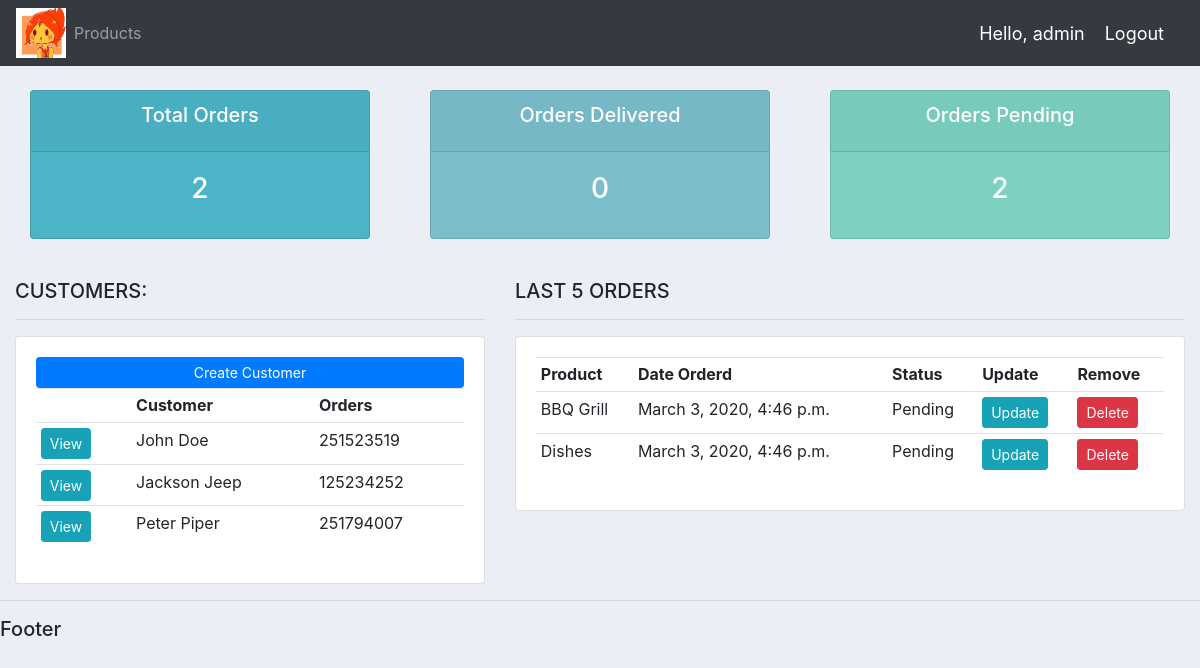
Page / (signed in) on the earlier database version.
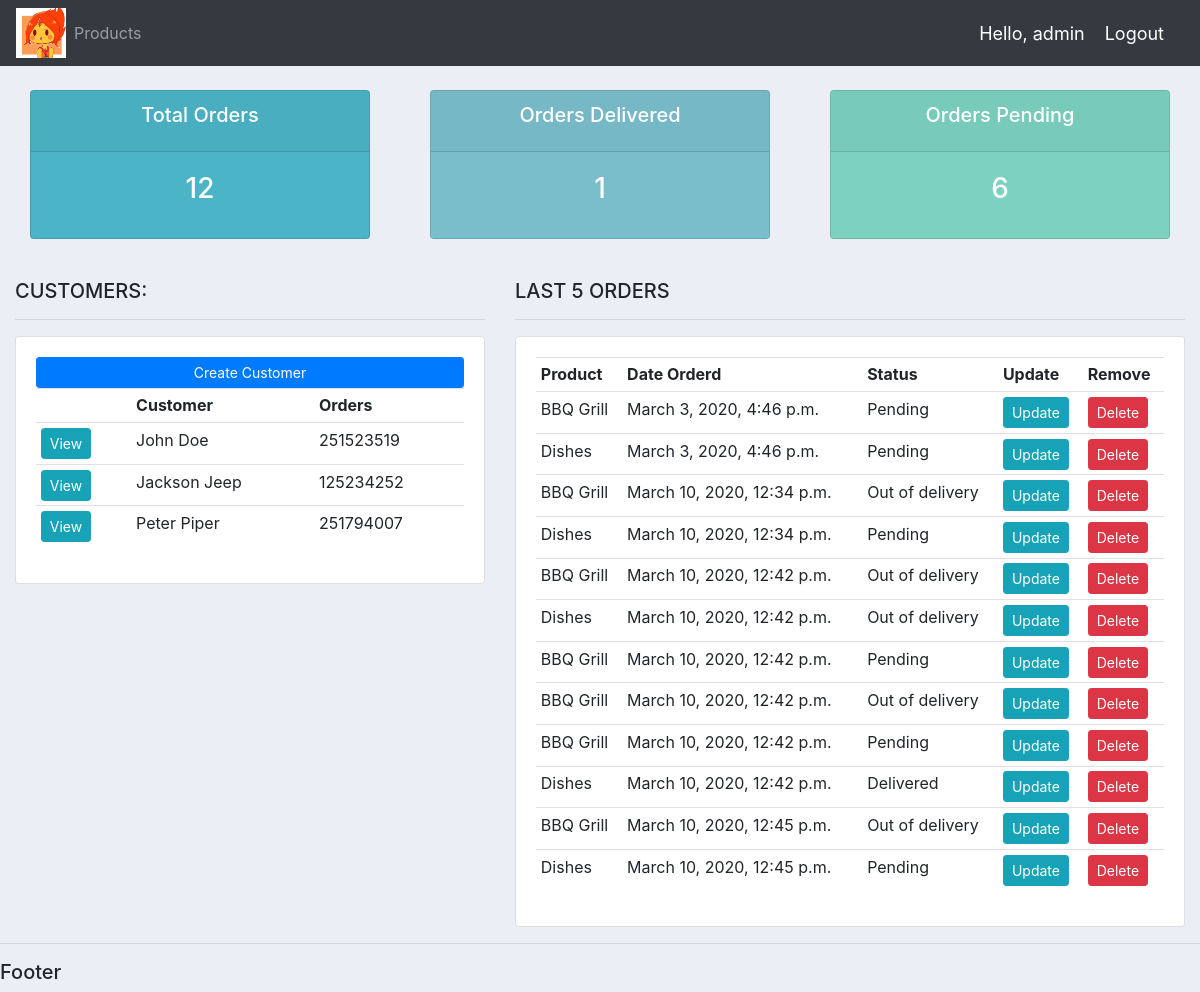
Same page on the later database version.
### accounts/models.py (models this page shows, shortened)
class Customer(models.Model):
    name = models.CharField(max_length=30, null=True)
    phone = models.CharField(max_length=20, null=True)
    email = models.CharField(max_length=60, null=True)
    date_created = models.DateTimeField(auto_now_add=True, null=True)

class Order(models.Model):
    STATUS = (
        ("Pending", "Pending"),
        ("Out of delivery", "Out of delivery"),
        ("Delivered", "Delivered"),
    )
    customer = models.ForeignKey(
        Customer, null=True, on_delete=models.SET_NULL
    )
    product = models.ForeignKey(Product, null=True, on_delete=models.SET_NULL)
    date_created = models.DateTimeField(auto_now_add=True, null=True)
    status = models.CharField(max_length=200, null=True, choices=STATUS)
    note = models.CharField(max_length=1000, null=True)

class Product(models.Model):
    CATEGORY = (("Indoor", "Indoor"), ("Outdoor", "Outdoor"))
    name = models.CharField(max_length=200, null=True)
    price = models.FloatField(null=True)
    category = models.CharField(max_length=200, null=True, choices=CATEGORY)
    description = models.CharField(max_length=200, null=True, blank=True)
    date_created = models.DateTimeField(auto_now_add=True, null=True)
    tags = models.ManyToManyField(Tag)
    def __str__(self):
        return self.name

### accounts/views.py (the view)
# urls.py: path("", views.home, name="home"),
@login_required(login_url="login")
def home(req):
    orders = Order.objects.all()
    customers = Customer.objects.all()
    total_customers = customers.count()
    total_orders = orders.count()
    delivered = orders.filter(status="Delivered").count()
    pending = orders.filter(status="Pending").count()
    context = {
        "orders": orders,
        "customers": customers,
        "total_orders": total_orders,
        "total_customers": total_customers,
        "delivered": delivered,
        "pending": pending,
    }
    return render(req, "accounts/dashboard.html", context)

### templates/accounts/dashboard.html (shortened to what this page needs)
{% extends 'base.html' %} {% block content %} {% include './status.html' %}
<br />
<div class="row">
    <div class="col-md-5">
        <h5>CUSTOMERS:</h5>
        <hr />
        <div class="card card-body">
            <a class="btn btn-primary  btn-sm btn-block" href=""
                >Create Customer</a
            >
            <table class="table table-sm">
                <tr>
                    <th></th>
                    <th>Customer</th>
                    <th>Orders</th>
                </tr>
                {% for customer in customers %}
                    <tr>
                        <td><a class="btn btn-sm btn-info" href="{% url 'customer' customer.id %}">View</a></td>
                        <td>{{ customer.name }}</td>
                        <td>{{ customer.phone }}</td>
                    </tr>
                {% endfor %}
            </table>
        </div>
    </div>
    <div class="col-md-7">
        <h5>LAST 5 ORDERS</h5>
        <hr />
        <div class="card card-body">
            <table class="table table-sm">
                <tr>
                    <th>Product</th>
                    <th>Date Orderd</th>
                    <th>Status</th>
                    <th>Update</th>
                    <th>Remove</th>
                </tr>
                {% for order in orders %}
                    <tr>
                        <td>{{ order.product }}</td>
                        <td>{{ order.date_created }}</td>
                        <td>{{ order.status }}</td>
                        <td><a class="btn btn-sm btn-info" href="{% url 'update_order' order.id %}">Update</a></td>
                        <td><a class="btn btn-sm btn-danger" href="{% url 'delete_order' order.id %}" >Delete</a></td>
                    </tr>
                {% endfor %}
            </table>
        </div>
    </div>
</div>
{% endblock %}

### templates/base.html (shortened to what this page needs)
{% load static %}
<!DOCTYPE html>
<html lang="en">
    <head>
        <link
            rel="stylesheet"
            href="https://stackpath.bootstrapcdn.com/bootstrap/4.4.1/css/bootstrap.min.css"
        />
        <link rel="stylesheet" href="{% static '/css/base.css' %}" />
    </head>
    <body>
        {% include 'partials/_navbar.html' %}
        <div class="container-fluid">
            {% block content %} {% endblock %}
        </div>
        <hr />
        <h5>Footer</h5>
    </body>
</html>

### templates/partials/_navbar.html (shortened to what this page needs)
{% load static %}
<nav class="navbar navbar-expand-lg navbar-dark bg-dark">
    <a href="{% url 'home' %}">
        <img
            src="{% static 'images/logo.jpg' %}"
            alt="Logo"
            width="50"
            height="50"
        />
    </a>
    <div class="collapse navbar-collapse" id="navbarNavAltMarkup">
        <div class="navbar-nav">
            <a class="nav-item nav-link" href="{% url 'products' %}">Products</a>
        </div>
    </div>
    <span class="hello-msg">Hello, {{ request.user }}</span>
    <span><a class="hello-msg" href=" {% url 'logout' %}">Logout</a></span>
</nav>

### templates/accounts/status.html
<br />
<div class="row">
    <div class="col">
        <div class="col-md">
            <div class="card text-center text-white  mb-3" id="total-orders">
                <div class="card-header">
                    <h5 class="card-title">Total Orders</h5>
                </div>
                <div class="card-body">
                    <h3 class="card-title">{{ total_orders }}</h3>
                </div>
            </div>
        </div>
    </div>
    <div class="col">
        <div class="col-md">
            <div
                class="card text-center text-white  mb-3"
                id="orders-delivered"
            >
                <div class="card-header">
                    <h5 class="card-title">Orders Delivered</h5>
                </div>
                <div class="card-body">
                    <h3 class="card-title">{{ delivered }}</h3>
                </div>
            </div>
        </div>
    </div>
    <div class="col">
        <div class="col-md">
            <div class="card text-center text-white  mb-3" id="orders-pending">
                <div class="card-header">
                    <h5 class="card-title">Orders Pending</h5>
                </div>
                <div class="card-body">
                    <h3 class="card-title">{{ pending }}</h3>
                </div>
            </div>
        </div>
    </div>
</div>

### static/css/base.css (style rules this page uses)
body { background-color: #ebeff5; }
#total-orders { background-color: #4cb4c7; }
#orders-delivered { background-color: #7abecc; }
#orders-pending { background-color: #7cd1c0; }

### templates/partials/_navbar.html (style rules this page uses)
.hello-msg { font-size: 18px; color: #fff; margin-right: 20px; }

Differences in the rows shown:
added Order: product "BBQ Grill", date_created "March 10, 2020, 12:34 p.m.", status "Out of delivery"
added Order: product "Dishes", date_created "March 10, 2020, 12:34 p.m.", status "Pending"
added Order: product "BBQ Grill", date_created "March 10, 2020, 12:42 p.m.", status "Out of delivery"
added Order: product "Dishes", date_created "March 10, 2020, 12:42 p.m.", status "Out of delivery"
added Order: product "BBQ Grill", date_created "March 10, 2020, 12:42 p.m.", status "Pending"
added Order: product "BBQ Grill", date_created "March 10, 2020, 12:42 p.m.", status "Out of delivery"
added Order: product "BBQ Grill", date_created "March 10, 2020, 12:42 p.m.", status "Pending"
added Order: product "Dishes", date_created "March 10, 2020, 12:42 p.m.", status "Delivered"
added Order: product "BBQ Grill", date_created "March 10, 2020, 12:45 p.m.", status "Out of delivery"
added Order: product "Dishes", date_created "March 10, 2020, 12:45 p.m.", status "Pending"
Other differences:
{{ total_orders }}: "2" → "12"
{{ delivered }}: "0" → "1"
{{ pending }}: "2" → "6"
